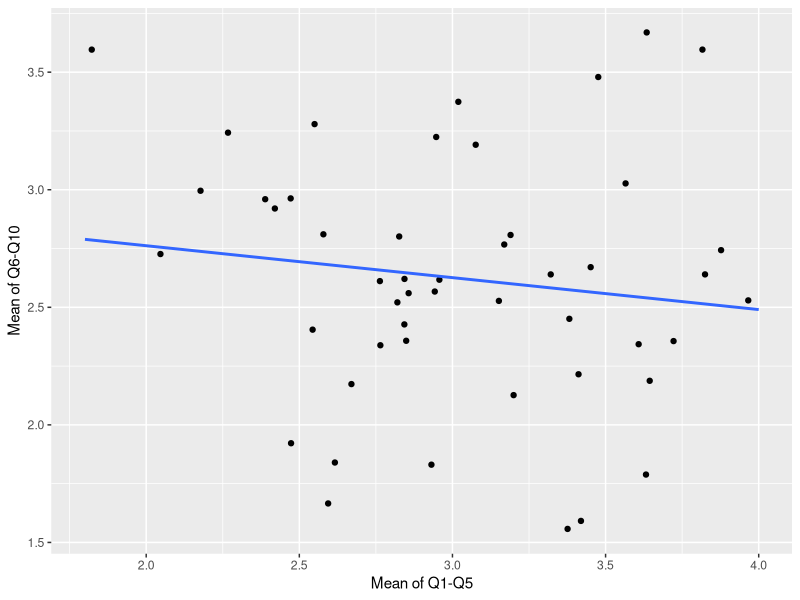

The R source for this figure:
## ---- chunk 1
library(tidyverse)
library(ggplot2)
## ---- chunk 2
week9_tbl <- read_csv("../data/week3.csv")
week9_tbl <- week9_tbl %>%
    mutate(meanq1q5 = rowMeans(week9_tbl[5:9])) %>%
    mutate(meanq6q10 = rowMeans(week9_tbl[10:14])) 
## ---- chunk 3
ggplot(week9_tbl, aes(x = meanq1q5, y = meanq6q10)) +
    geom_jitter() +
    geom_smooth(method = "lm", se = F) +
    labs(x = "Mean of Q1-Q5", y = "Mean of Q6-Q10")
## ---- chunk 4
cortest <- cor.test(week9_tbl$meanq1q5, week9_tbl$meanq6q10)
cortest$estimate
cortest$p.value
